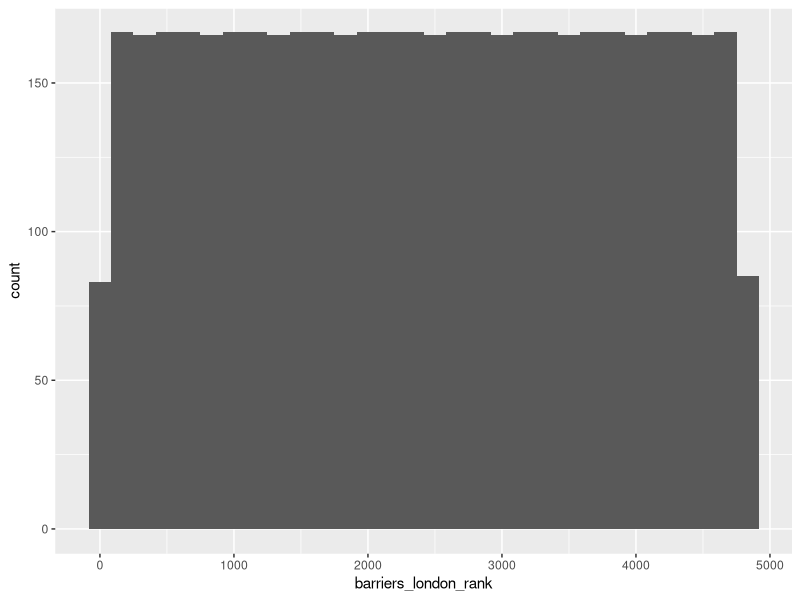
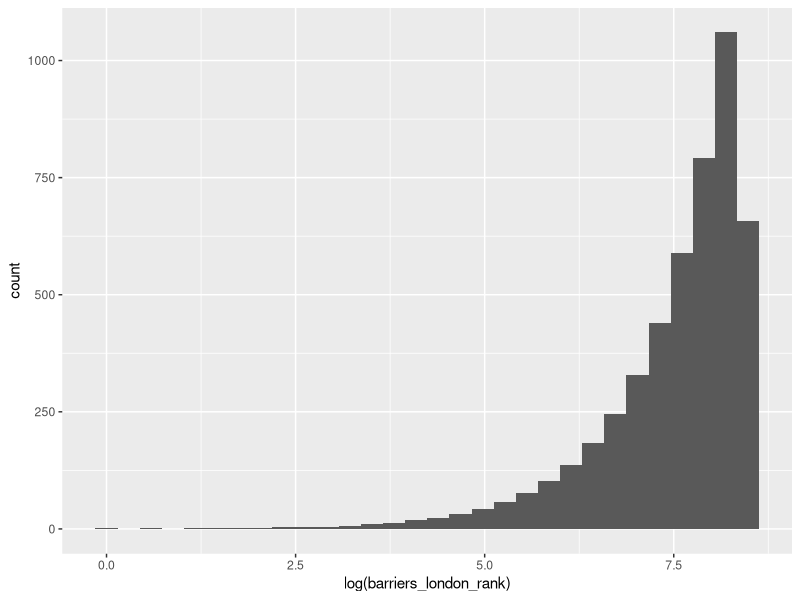
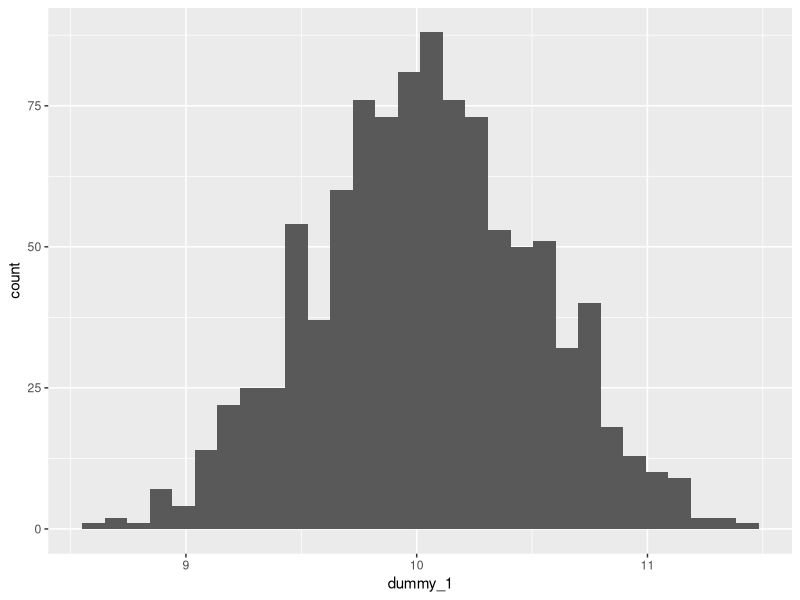
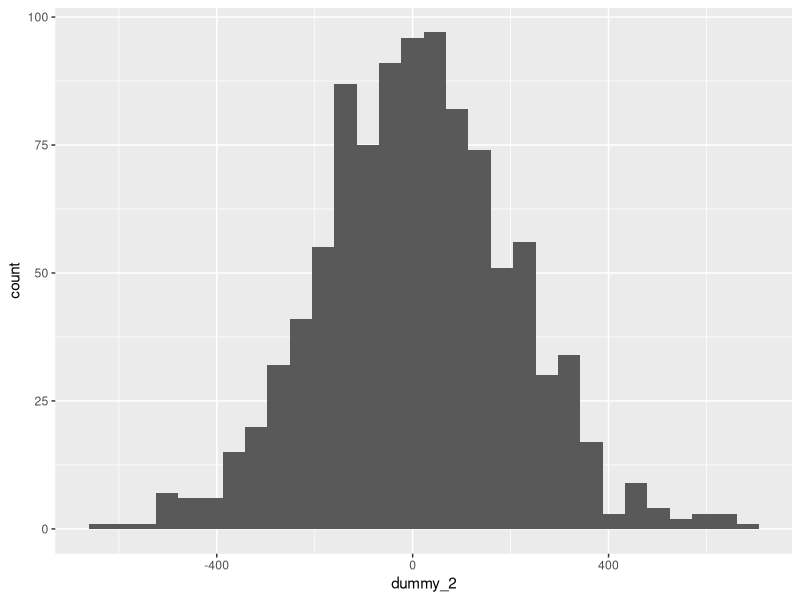
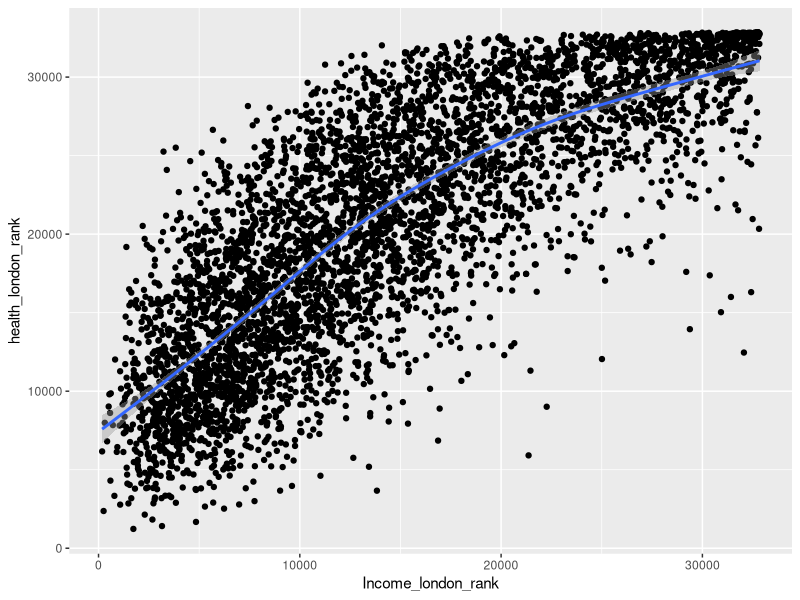

Generate these figures, in order, with R:
## ---- chunk 1
# We will need these libraries and this data later.
library(tidyverse)
library(ggplot2)

# loading data
lon_dims_imd_2019 <- read.csv("data/English_IMD_2019_Domains_rebased_London_by_CDRC.csv")

# create a binary membership variable for City of London (for later examples)
lon_dims_imd_2019 <- lon_dims_imd_2019 %>% mutate(city = la19nm == "City of London")
## ---- chunk 2
ggplot(lon_dims_imd_2019, aes(x = barriers_london_rank)) +
  geom_histogram()
## ---- chunk 3
ggplot(lon_dims_imd_2019, aes(x = log(barriers_london_rank))) +
  geom_histogram()
## ---- chunk 4
# small standard deviation
dummy_1 <- rnorm(1000, mean = 10, sd = 0.5)
dummy_1 <- as.data.frame(dummy_1)
ggplot(dummy_1, aes(x = dummy_1)) +
  geom_histogram()

# larger standard deviation
dummy_2 <- rnorm(1000, mean = 10, sd = 200)
dummy_2 <- as.data.frame(dummy_2)
ggplot(dummy_2, aes(x = dummy_2)) +
  geom_histogram()
## ---- chunk 5
mean(lon_dims_imd_2019$barriers_london_rank, na.rm = TRUE)
## ---- chunk 6
sdbarriers <- sd(lon_dims_imd_2019$barriers_london_rank, na.rm = TRUE)
print(sdbarriers)

varbarriers <- var(lon_dims_imd_2019$barriers_london_rank, na.rm = TRUE)
print(varbarriers)
sqrt(varbarriers) == sdbarriers
## ---- chunk 7
median(lon_dims_imd_2019$barriers_london_rank, na.rm = TRUE)
## ---- chunk 8
IQR(lon_dims_imd_2019$barriers_london_rank, na.rm = TRUE)
## ---- chunk 9
table(lon_dims_imd_2019$la19nm)
## ---- chunk 10
areastable <- table(lon_dims_imd_2019$la19nm)
prop.table(areastable)
## ---- chunk 11
table(
  lon_dims_imd_2019$la19nm,
  lon_dims_imd_2019$IDAOP_london_decile
)
## ---- chunk 12
lon_dims_imd_2019 %>%
  group_by(la19nm) %>%
  summarise(avg = mean(Income_london_rank)) %>%
  arrange(la19nm, .locale = "en")
## ---- chunk 13
t.test(health_london_rank ~ city, data = lon_dims_imd_2019)$statistic
t.test(health_london_rank ~ city, data = lon_dims_imd_2019)$parameter
## ---- chunk 14
anovamodel <- aov(lon_dims_imd_2019$health_london_rank ~ lon_dims_imd_2019$la19nm)
summary(anovamodel)

TukeyHSD(anovamodel)
## ---- chunk 15
cor.test(lon_dims_imd_2019$Income_london_rank, lon_dims_imd_2019$health_london_rank)

ggplot(lon_dims_imd_2019, aes(Income_london_rank, health_london_rank)) +
  geom_point() +
  geom_smooth()
## ---- chunk 16
modelone <- lm(lon_dims_imd_2019$Income_london_rank ~ lon_dims_imd_2019$health_london_rank)
summary(modelone)
## ---- chunk 17
lon_dims_imd_2019 %>%
  mutate(city = factor(city))

modelttest <- lm(lon_dims_imd_2019$health_london_rank ~ lon_dims_imd_2019$city)

summary(modelttest)
